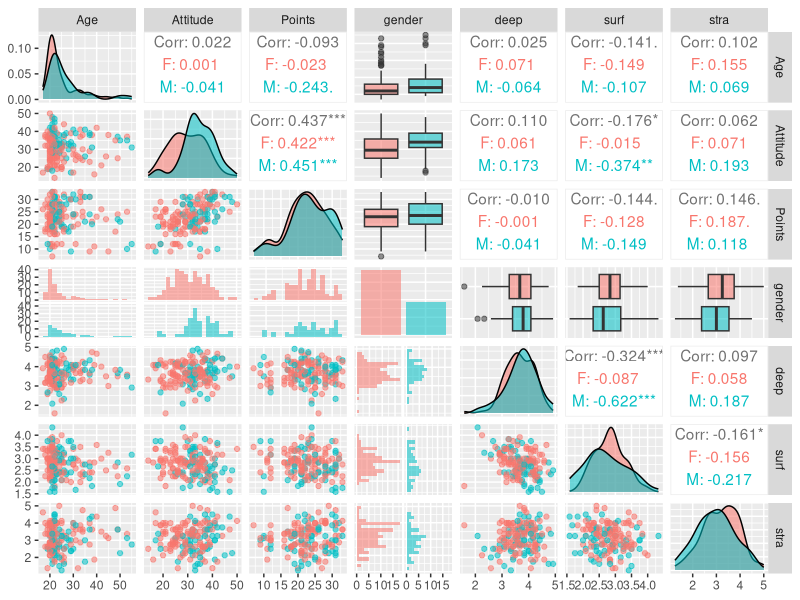
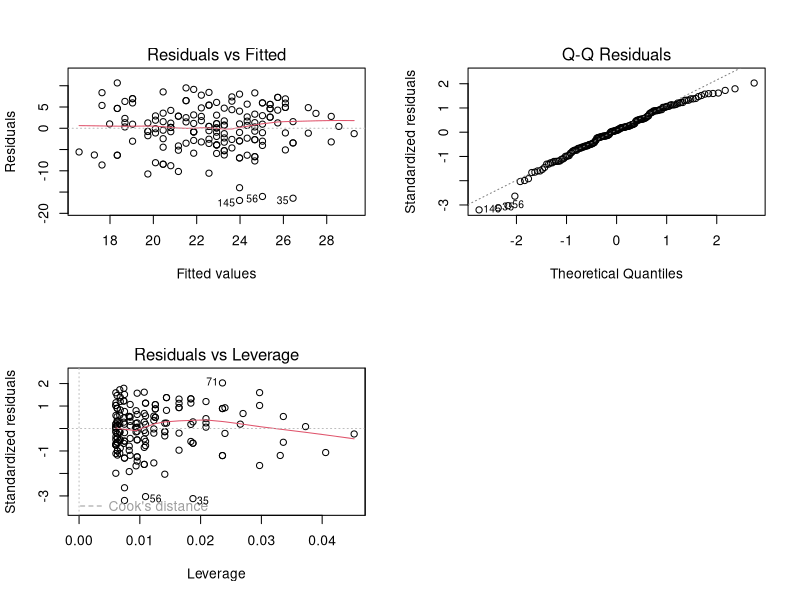

The R source for these figures, in order:
## ---- chunk 1
library(GGally)
setwd("~/Work/IODS-project")
analysis2014 <- read.table("data/analysis2014.txt", sep="\t", header=TRUE)
## ---- chunk 2
str(analysis2014)
dim(analysis2014)
## ---- chunk 3
ggpairs(analysis2014, mapping = aes(col=gender, alpha=0.3), lower = list(combo = wrap("facethist", bins = 20)))
summary(analysis2014)
## ---- chunk 4
lm1 <- lm(Points~Age+gender+Attitude, data=analysis2014)
summary(lm1)
lm2 <- lm(Points~Attitude, data=analysis2014)
summary(lm2)
## ---- chunk 5
par(mfrow=c(2,2))
plot(lm2, which = c(1,2,5))
